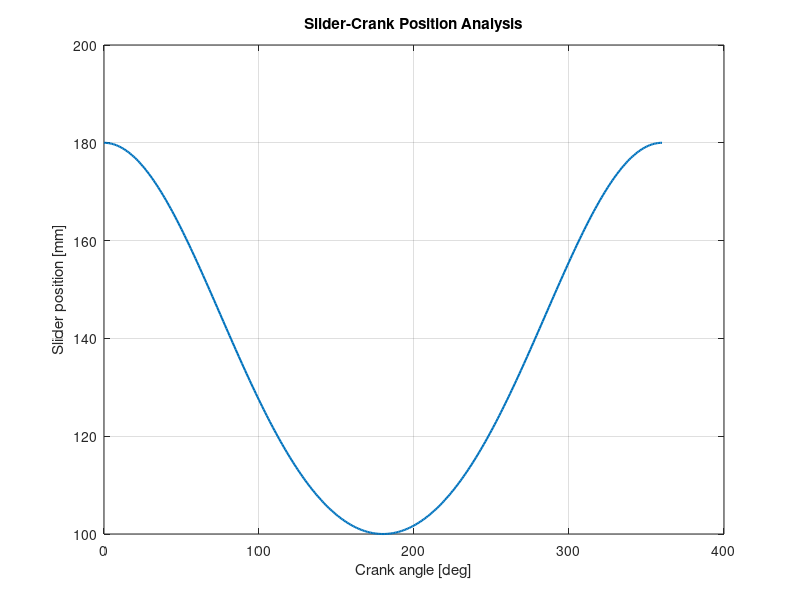

The MATLAB source for this figure:
clear; clc; close all;
r = 0.04; l = 0.14;
theta = linspace(0,2*pi,361);
x = r*cos(theta) + sqrt(l^2 - (r*sin(theta)).^2);
plot(rad2deg(theta),x*1000,'LineWidth',1.5); grid on;
xlabel('Crank angle [deg]'); ylabel('Slider position [mm]');
title('Slider-Crank Position Analysis');
